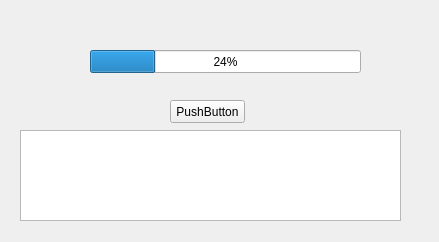
<?xml version="1.0" encoding="UTF-8"?>
<ui version="4.0">
 <class>MainWindow</class>
 <widget class="QMainWindow" name="MainWindow">
  <property name="geometry">
   <rect>
    <x>0</x>
    <y>0</y>
    <width>439</width>
    <height>242</height>
   </rect>
  </property>
  <property name="windowTitle">
   <string>MainWindow</string>
  </property>
  <widget class="QWidget" name="centralWidget">
   <widget class="QProgressBar" name="progressBar">
    <property name="geometry">
     <rect>
      <x>90</x>
      <y>50</y>
      <width>271</width>
      <height>23</height>
     </rect>
    </property>
    <property name="value">
     <number>24</number>
    </property>
   </widget>
   <widget class="QPushButton" name="pushButton">
    <property name="geometry">
     <rect>
      <x>170</x>
      <y>100</y>
      <width>75</width>
      <height>23</height>
     </rect>
    </property>
    <property name="text">
     <string>PushButton</string>
    </property>
   </widget>
   <widget class="QTextBrowser" name="textBrowser">
    <property name="geometry">
     <rect>
      <x>20</x>
      <y>130</y>
      <width>381</width>
      <height>91</height>
     </rect>
    </property>
   </widget>
  </widget>
 </widget>
 <resources/>
 <connections>
  <connection>
   <sender>pushButton</sender>
   <signal>clicked()</signal>
   <receiver>progressBar</receiver>
   <slot>reset()</slot>
   <hints>
    <hint type="sourcelabel">
     <x>212</x>
     <y>113</y>
    </hint>
    <hint type="destinationlabel">
     <x>221</x>
     <y>65</y>
    </hint>
   </hints>
  </connection>
 </connections>
</ui>
